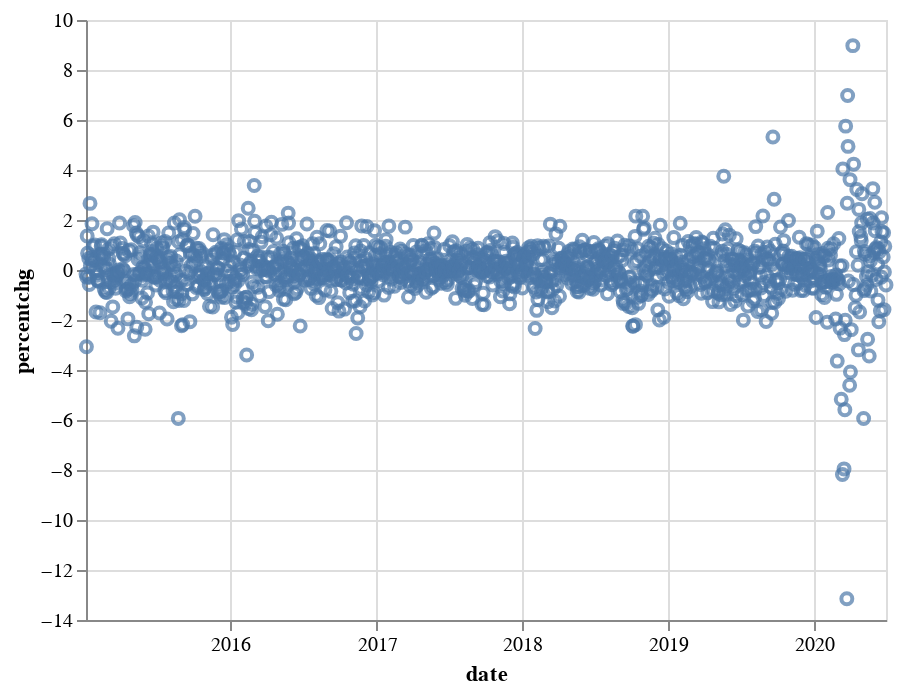

Notebook code for this chart:
### Code cell
alt.Chart(altdata_closepercentchg2).mark_point().encode(
    x='date',
    y='percentchg'
)

### Figure 1 — Vega-Lite specification as saved in the notebook (floating-point values rounded to 4 significant figures; data arrays with more than 128 entries replaced by an {"elided": "..."} marker saying what was removed)
{"config": {"view": {"continuousWidth": 400, "continuousHeight": 300}}, "data": {"name": "data-090a482f78e4f7b4692d37929aba1c5c"}, "mark": "point", "encoding": {"x": {"type": "temporal", "field": "date"}, "y": {"type": "quantitative", "field": "percentchg"}}, "$schema": "https://vega.github.io/schema/vega-lite/v4.8.1.json", "datasets": {"data-090a482f78e4f7b4692d37929aba1c5c": {"elided": "1344 records"}}}
